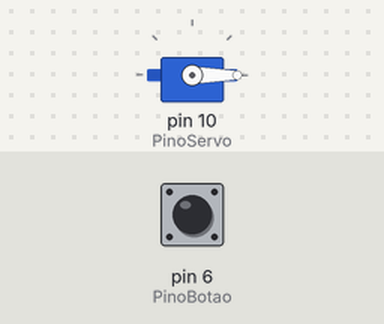
This sketch was run on a simulated Arduino Uno, built with avr-gcc and run on an emulated ATmega328P. Parts: servo. Inputs (shaded band) come from the test bench; at power-on: pin 6 (PinoBotao) LOW.

Above: at 1.2 s.
1.3 s: pin 6 (PinoBotao) pulled HIGH for 0.15 s
At 2.2 s:
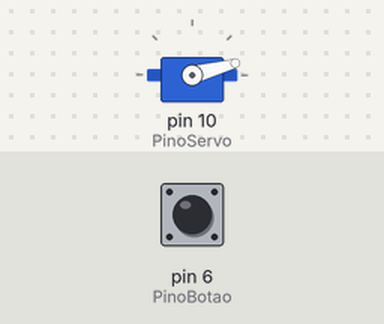
2.9 s: pin 6 (PinoBotao) pulled HIGH for 1 s
At 4.6 s:
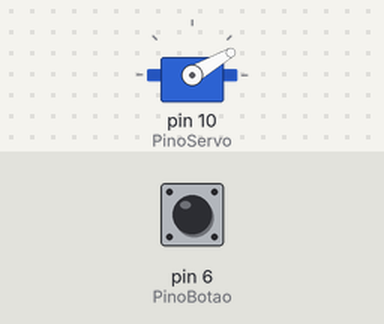
5.4 s: pin 6 (PinoBotao) pulled HIGH for 0.15 s
At 6.5 s:
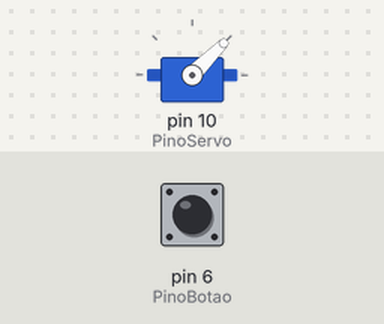
7.0 s: pin 6 (PinoBotao) pulled HIGH for 3.2 s
At 10.6 s:
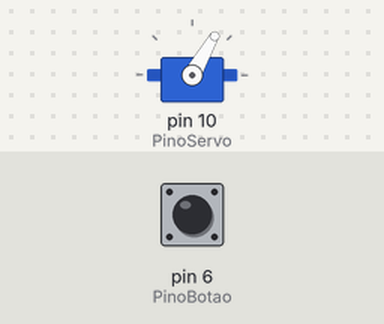
11.7 s: pin 6 (PinoBotao) pulsed HIGH 5 times (0.12 s each, 0.3 s apart)
At 13.7 s:
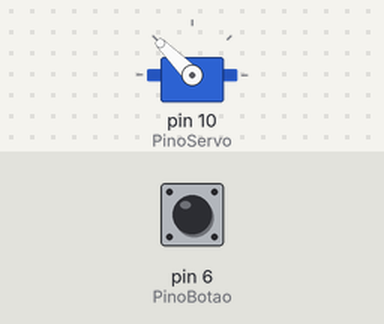
14.7 s: pin 6 (PinoBotao) pulled HIGH for 0.15 s
At 16.0 s:
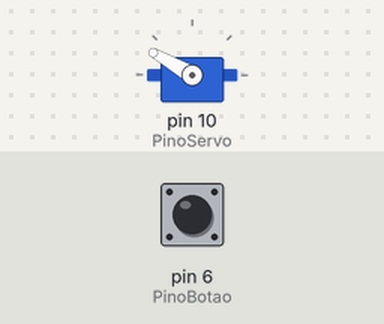
Timing chart, 0 to 17.3 s (numbered marks = the images above; inputs shaded):
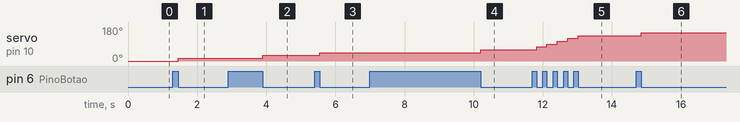

Measured:
- after the input at 1.3 s, servo on pin 10 (PinoServo): 0° → 15° after 0.15 s
- after the input at 2.9 s, servo on pin 10 (PinoServo): 15° → 30° after 1.0 s
- after the input at 5.4 s, servo on pin 10 (PinoServo): 30° → 45° after 0.15 s
- after the input at 7.0 s, servo on pin 10 (PinoServo): 45° → 60° after 3.2 s
- after the input at 11.7 s, servo on pin 10 (PinoServo): moves from 60° to 135° over 1.2 s, starting after 0.12 s
- after the input at 14.7 s, servo on pin 10 (PinoServo): 135° → 150° after 0.15 s

The sketch:

project04.ino
```cpp
#include "Servo.h"

#define PinoBotao 6
#define PinoServo 10

Servo servo;

bool Fase = true;
unsigned char Giro = 0;

void setup(){
  servo.attach(PinoServo);
  pinMode(PinoBotao, INPUT);

  servo.write(0);
  delay(5);
}

void loop(){
  if(digitalRead(PinoBotao)){
      Fase ? Giro += 15 : Giro -= 15;

      if(Giro % 180 == 0) Fase = !Fase;

      while(digitalRead(PinoBotao));
  }

  servo.write(Giro);
  delay(5);
}
```
